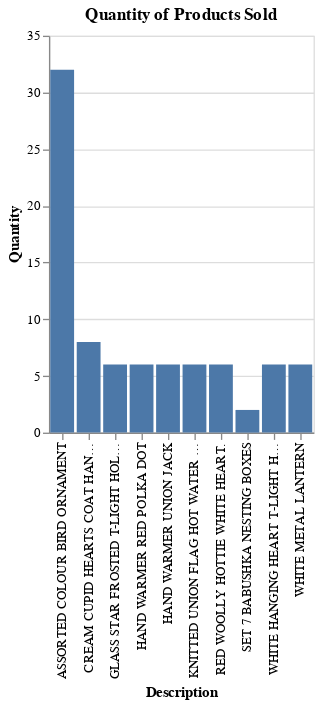

The notebook cell saved with this chart:
### Code cell
# prompt: Using dataframe first_10_rows: suggest a plot

import altair as alt

# Create a bar chart showing the quantity of each product sold
alt.Chart(first_10_rows).mark_bar().encode(
    x='Description',
    y='Quantity'
).properties(
    title='Quantity of Products Sold'
)

### Figure 1 — Vega-Lite specification as saved in the notebook (floating-point values rounded to 4 significant figures)
{"config": {"view": {"continuousWidth": 300, "continuousHeight": 300}}, "data": {"name": "data-14e117aa2abcc2b59aba9160d9a89e95"}, "mark": {"type": "bar"}, "encoding": {"x": {"field": "Description", "type": "nominal"}, "y": {"field": "Quantity", "type": "quantitative"}}, "title": "Quantity of Products Sold", "$schema": "https://vega.github.io/schema/vega-lite/v5.20.1.json", "datasets": {"data-14e117aa2abcc2b59aba9160d9a89e95": [{"InvoiceNo": "536365", "StockCode": "85123A", "Description": "WHITE HANGING HEART T-LIGHT HOLDER", "Quantity": 6, "UnitPrice": 2.55, "CustomerID": 17850.0, "Country": "United Kingdom", "Product_Category": "WHITE", "DayOfWeek": 2, "DayOfMonth": 1, "Month": 12, "Year": 2010}, {"InvoiceNo": "536365", "StockCode": "71053", "Description": "WHITE METAL LANTERN", "Quantity": 6, "UnitPrice": 3.39, "CustomerID": 17850.0, "Country": "United Kingdom", "Product_Category": "WHITE", "DayOfWeek": 2, "DayOfMonth": 1, "Month": 12, "Year": 2010}, {"InvoiceNo": "536365", "StockCode": "84406B", "Description": "CREAM CUPID HEARTS COAT HANGER", "Quantity": 8, "UnitPrice": 2.75, "CustomerID": 17850.0, "Country": "United Kingdom", "Product_Category": "CREAM", "DayOfWeek": 2, "DayOfMonth": 1, "Month": 12, "Year": 2010}, {"InvoiceNo": "536365", "StockCode": "84029G", "Description": "KNITTED UNION FLAG HOT WATER BOTTLE", "Quantity": 6, "UnitPrice": 3.39, "CustomerID": 17850.0, "Country": "United Kingdom", "Product_Category": "KNITTED", "DayOfWeek": 2, "DayOfMonth": 1, "Month": 12, "Year": 2010}, {"InvoiceNo": "536365", "StockCode": "84029E", "Description": "RED WOOLLY HOTTIE WHITE HEART.", "Quantity": 6, "UnitPrice": 3.39, "CustomerID": 17850.0, "Country": "United Kingdom", "Product_Category": "RED", "DayOfWeek": 2, "DayOfMonth": 1, "Month": 12, "Year": 2010}, {"InvoiceNo": "536365", "StockCode": "22752", "Description": "SET 7 BABUSHKA NESTING BOXES", "Quantity": 2, "UnitPrice": 7.65, "CustomerID": 17850.0, "Country": "United Kingdom", "Product_Category": "SET", "DayOfWeek": 2, "DayOfMonth": 1, "Month": 12, "Year": 2010}, {"InvoiceNo": "536365", "StockCode": "21730", "Description": "GLASS STAR FROSTED T-LIGHT HOLDER", "Quantity": 6, "UnitPrice": 4.25, "CustomerID": 17850.0, "Country": "United Kingdom", "Product_Category": "GLASS", "DayOfWeek": 2, "DayOfMonth": 1, "Month": 12, "Year": 2010}, {"InvoiceNo": "536366", "StockCode": "22633", "Description": "HAND WARMER UNION JACK", "Quantity": 6, "UnitPrice": 1.85, "CustomerID": 17850.0, "Country": "United Kingdom", "Product_Category": "HAND", "DayOfWeek": 2, "DayOfMonth": 1, "Month": 12, "Year": 2010}, {"InvoiceNo": "536366", "StockCode": "22632", "Description": "HAND WARMER RED POLKA DOT", "Quantity": 6, "UnitPrice": 1.85, "CustomerID": 17850.0, "Country": "United Kingdom", "Product_Category": "HAND", "DayOfWeek": 2, "DayOfMonth": 1, "Month": 12, "Year": 2010}, {"InvoiceNo": "536367", "StockCode": "84879", "Description": "ASSORTED COLOUR BIRD ORNAMENT", "Quantity": 32, "UnitPrice": 1.69, "CustomerID": 13050.0, "Country": "United Kingdom", "Product_Category": "ASSORTED", "DayOfWeek": 2, "DayOfMonth": 1, "Month": 12, "Year": 2010}]}}
